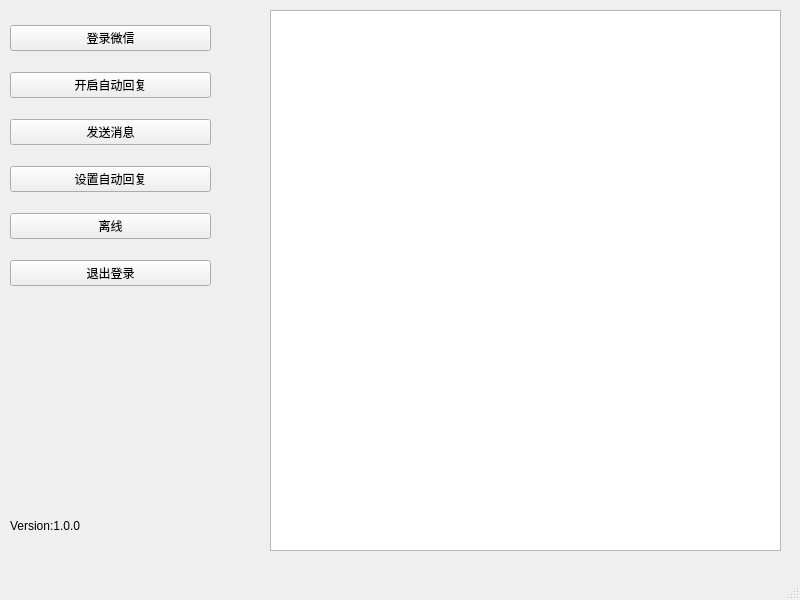
<?xml version="1.0" encoding="UTF-8"?>
<ui version="4.0">
 <class>MainWindow</class>
 <widget class="QMainWindow" name="MainWindow">
  <property name="geometry">
   <rect>
    <x>0</x>
    <y>0</y>
    <width>800</width>
    <height>600</height>
   </rect>
  </property>
  <property name="windowTitle">
   <string>Wx Bot</string>
  </property>
  <widget class="QWidget" name="centralwidget">
   <widget class="QWidget" name="verticalLayoutWidget">
    <property name="geometry">
     <rect>
      <x>10</x>
      <y>10</y>
      <width>201</width>
      <height>291</height>
     </rect>
    </property>
    <layout class="QVBoxLayout" name="verticalLayout">
     <item>
      <widget class="QPushButton" name="pushButton_5">
       <property name="text">
        <string>登录微信</string>
       </property>
      </widget>
     </item>
     <item>
      <widget class="QPushButton" name="pushButton_2">
       <property name="text">
        <string>开启自动回复</string>
       </property>
      </widget>
     </item>
     <item>
      <widget class="QPushButton" name="pushButton_6">
       <property name="text">
        <string>发送消息</string>
       </property>
      </widget>
     </item>
     <item>
      <widget class="QPushButton" name="pushButton">
       <property name="text">
        <string>设置自动回复</string>
       </property>
      </widget>
     </item>
     <item>
      <widget class="QPushButton" name="pushButton_3">
       <property name="text">
        <string>离线</string>
       </property>
      </widget>
     </item>
     <item>
      <widget class="QPushButton" name="pushButton_4">
       <property name="text">
        <string>退出登录</string>
       </property>
      </widget>
     </item>
    </layout>
   </widget>
   <widget class="QListWidget" name="listWidget">
    <property name="geometry">
     <rect>
      <x>270</x>
      <y>10</y>
      <width>511</width>
      <height>541</height>
     </rect>
    </property>
   </widget>
   <widget class="QLabel" name="label">
    <property name="geometry">
     <rect>
      <x>10</x>
      <y>500</y>
      <width>171</width>
      <height>51</height>
     </rect>
    </property>
    <property name="text">
     <string>Version:1.0.0</string>
    </property>
   </widget>
  </widget>
  <widget class="QMenuBar" name="menubar">
   <property name="geometry">
    <rect>
     <x>0</x>
     <y>0</y>
     <width>800</width>
     <height>23</height>
    </rect>
   </property>
  </widget>
  <widget class="QStatusBar" name="statusbar"/>
 </widget>
 <resources/>
 <connections/>
</ui>
